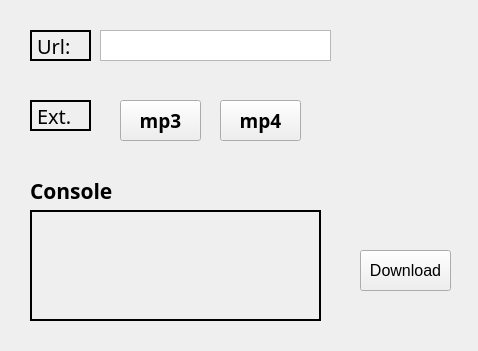
<?xml version="1.0" encoding="UTF-8"?>
<ui version="4.0">
 <class>Form</class>
 <widget class="QWidget" name="Form">
  <property name="geometry">
   <rect>
    <x>0</x>
    <y>0</y>
    <width>478</width>
    <height>351</height>
   </rect>
  </property>
  <property name="windowTitle">
   <string>Form</string>
  </property>
  <widget class="QPushButton" name="pb_dl">
   <property name="geometry">
    <rect>
     <x>360</x>
     <y>250</y>
     <width>91</width>
     <height>41</height>
    </rect>
   </property>
   <property name="font">
    <font>
     <pointsize>12</pointsize>
    </font>
   </property>
   <property name="text">
    <string>Download</string>
   </property>
  </widget>
  <widget class="QTextEdit" name="te_url">
   <property name="geometry">
    <rect>
     <x>100</x>
     <y>30</y>
     <width>231</width>
     <height>31</height>
    </rect>
   </property>
  </widget>
  <widget class="QLabel" name="lb_url">
   <property name="geometry">
    <rect>
     <x>30</x>
     <y>30</y>
     <width>61</width>
     <height>31</height>
    </rect>
   </property>
   <property name="font">
    <font>
     <family>Headline R</family>
     <pointsize>15</pointsize>
    </font>
   </property>
   <property name="frameShape">
    <enum>QFrame::WinPanel</enum>
   </property>
   <property name="text">
    <string>Url:</string>
   </property>
  </widget>
  <widget class="QLabel" name="lb_ext">
   <property name="geometry">
    <rect>
     <x>30</x>
     <y>100</y>
     <width>61</width>
     <height>31</height>
    </rect>
   </property>
   <property name="font">
    <font>
     <family>Headline R</family>
     <pointsize>15</pointsize>
    </font>
   </property>
   <property name="frameShape">
    <enum>QFrame::WinPanel</enum>
   </property>
   <property name="text">
    <string>Ext.</string>
   </property>
  </widget>
  <widget class="QPushButton" name="pb_mp3">
   <property name="geometry">
    <rect>
     <x>120</x>
     <y>100</y>
     <width>81</width>
     <height>41</height>
    </rect>
   </property>
   <property name="font">
    <font>
     <family>Arial Black</family>
     <pointsize>14</pointsize>
     <weight>75</weight>
     <bold>true</bold>
    </font>
   </property>
   <property name="text">
    <string>mp3</string>
   </property>
  </widget>
  <widget class="QPushButton" name="pb_mp4">
   <property name="geometry">
    <rect>
     <x>220</x>
     <y>100</y>
     <width>81</width>
     <height>41</height>
    </rect>
   </property>
   <property name="font">
    <font>
     <family>Arial Black</family>
     <pointsize>14</pointsize>
     <weight>75</weight>
     <bold>true</bold>
    </font>
   </property>
   <property name="text">
    <string>mp4</string>
   </property>
  </widget>
  <widget class="QLabel" name="lb_display">
   <property name="geometry">
    <rect>
     <x>30</x>
     <y>210</y>
     <width>291</width>
     <height>111</height>
    </rect>
   </property>
   <property name="frameShape">
    <enum>QFrame::WinPanel</enum>
   </property>
   <property name="text">
    <string/>
   </property>
   <property name="alignment">
    <set>Qt::AlignLeading|Qt::AlignLeft|Qt::AlignTop</set>
   </property>
  </widget>
  <widget class="QLabel" name="lb_console">
   <property name="geometry">
    <rect>
     <x>30</x>
     <y>170</y>
     <width>161</width>
     <height>41</height>
    </rect>
   </property>
   <property name="font">
    <font>
     <family>Arial Black</family>
     <pointsize>16</pointsize>
     <weight>75</weight>
     <bold>true</bold>
    </font>
   </property>
   <property name="text">
    <string>Console</string>
   </property>
  </widget>
 </widget>
 <resources/>
 <connections/>
</ui>
